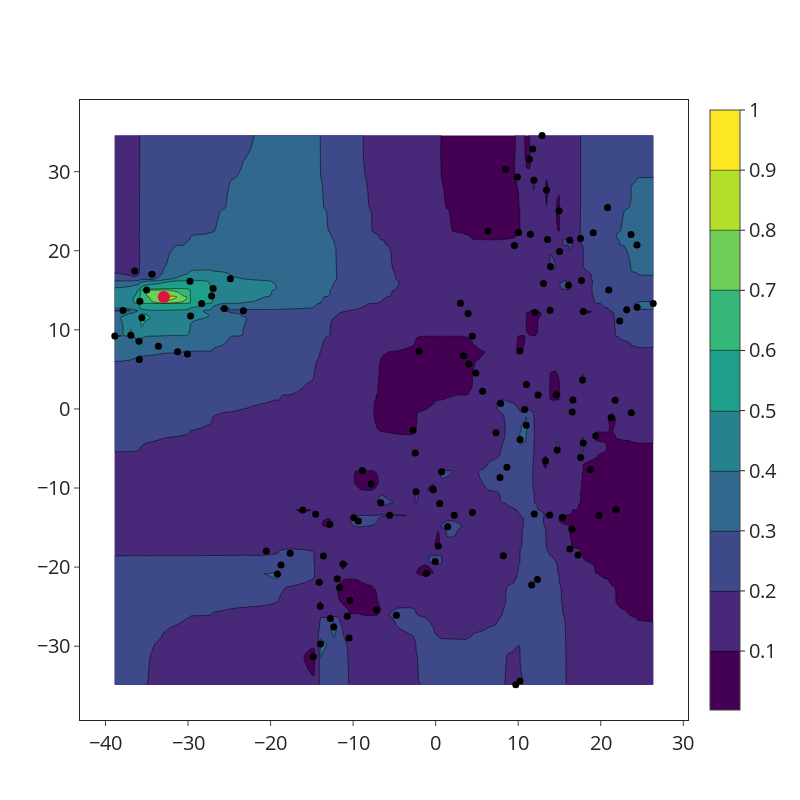

Write notebook code for a chart like this one.
### Markdown cell above
##### PLOT SCOPE OF EXPLANATION AROUND INSTANCE

### Code cell
explainer.compute_all_angles()
explainer.plot_scope_explanation(instance_id)

### Figure 1 — Plotly figure (JSON) as saved in the notebook; plotly's stock layout.template omitted (floating-point values rounded to 4 significant figures; data arrays with more than 128 entries replaced by an {"elided": "..."} marker saying what was removed)
{"data": [{"marker": {"color": "black", "size": 7}, "mode": "markers", "showlegend": false, "type": "scatter", "x": {"elided": "138 float values"}, "y": {"elided": "138 float values"}}, {"marker": {"color": "crimson", "size": 12}, "showlegend": false, "type": "scatter", "x": [-32.93], "y": [14.16]}, {"type": "contour", "x": {"elided": "138 float values"}, "y": {"elided": "138 float values"}, "z": {"elided": "138 float values"}}], "layout": {"autosize": false, "font": {"size": 20}, "height": 800, "width": 800, "xaxis": {"mirror": true, "showgrid": false, "ticks": "outside", "zeroline": false}, "yaxis": {"mirror": true, "showgrid": false, "ticks": "outside", "zeroline": false}}}
